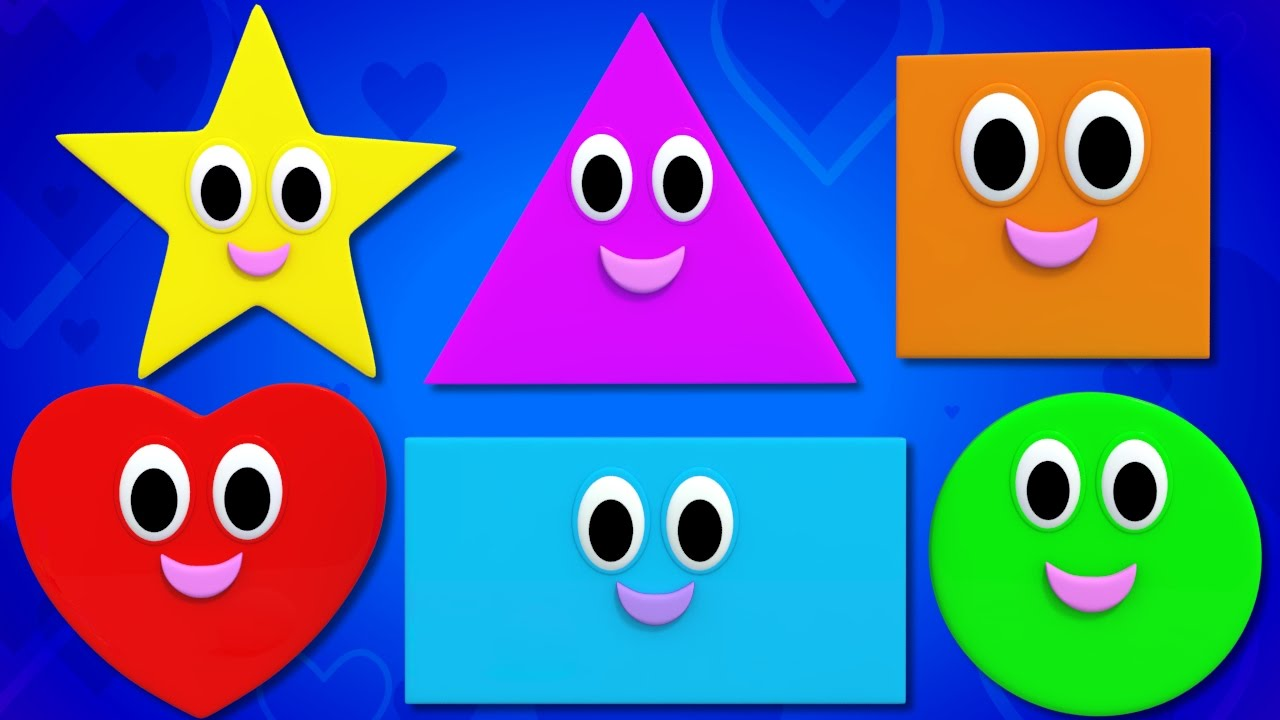
#> input picture examples/shapes.jpg, 1280 x 720 px, given in place of the camera
$ python camShifter.py
#> lines starting #> are read from the running program, lines starting #| are printed output that depends on the picture; after the words box and inside, x2 and y2 are one past the last pixel; in counts of white or black regions, pixels touching at a corner belong together
import numpy as np
import cv2 as cv
import time
cap = cv.VideoCapture(0)
# take first frame of the video
ret,frame = cap.read()
#> frame is the input picture: shape (720, 1280, 3); mean B, G, R 153.6, 100, 85.1
# setup initial location of window
r,h,c,w = 250,90,125,125  # simply hardcoded the values
track_window = (c,r,w,h)
# set up the ROI for tracking
roi = frame[r:r+h, c:c+w]
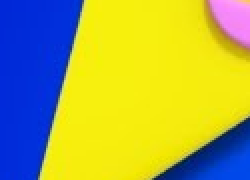
#> roi: shape (90, 125, 3) (shown 2 times larger); mean B, G, R 81.5, 171.6, 166.6
hsv_roi =  cv.cvtColor(roi, cv.COLOR_BGR2HSV)
#> hsv_roi: shape (90, 125, 3); mean H, S, V 59, 235.8, 229.1
mask = cv.inRange(hsv_roi, np.array((0., 60.,32.)), np.array((180.,255.,255.)))
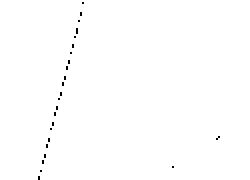
#> mask: shape (90, 125) (shown 2 times larger); 99.6% white; black in thin lines or dots, all inside (x1, y1, x2, y2) = (19, 1, 110, 90)
roi_hist = cv.calcHist([hsv_roi],[0],mask,[180],[0,180])
#> roi_hist = 180 values, max 6108 at index 29, min 0 at index 0, mean 62.26
cv.normalize(roi_hist,roi_hist,0,255,cv.NORM_MINMAX)
# Setup the termination criteria, either 10 iteration or move by atleast 1 pt
term_crit = ( cv.TERM_CRITERIA_EPS | cv.TERM_CRITERIA_COUNT, 5, 10 )


while(1):
    ret ,frame = cap.read()

    if ret == True:
#> (the run stopped early here; a loop or call above may not have finished)
